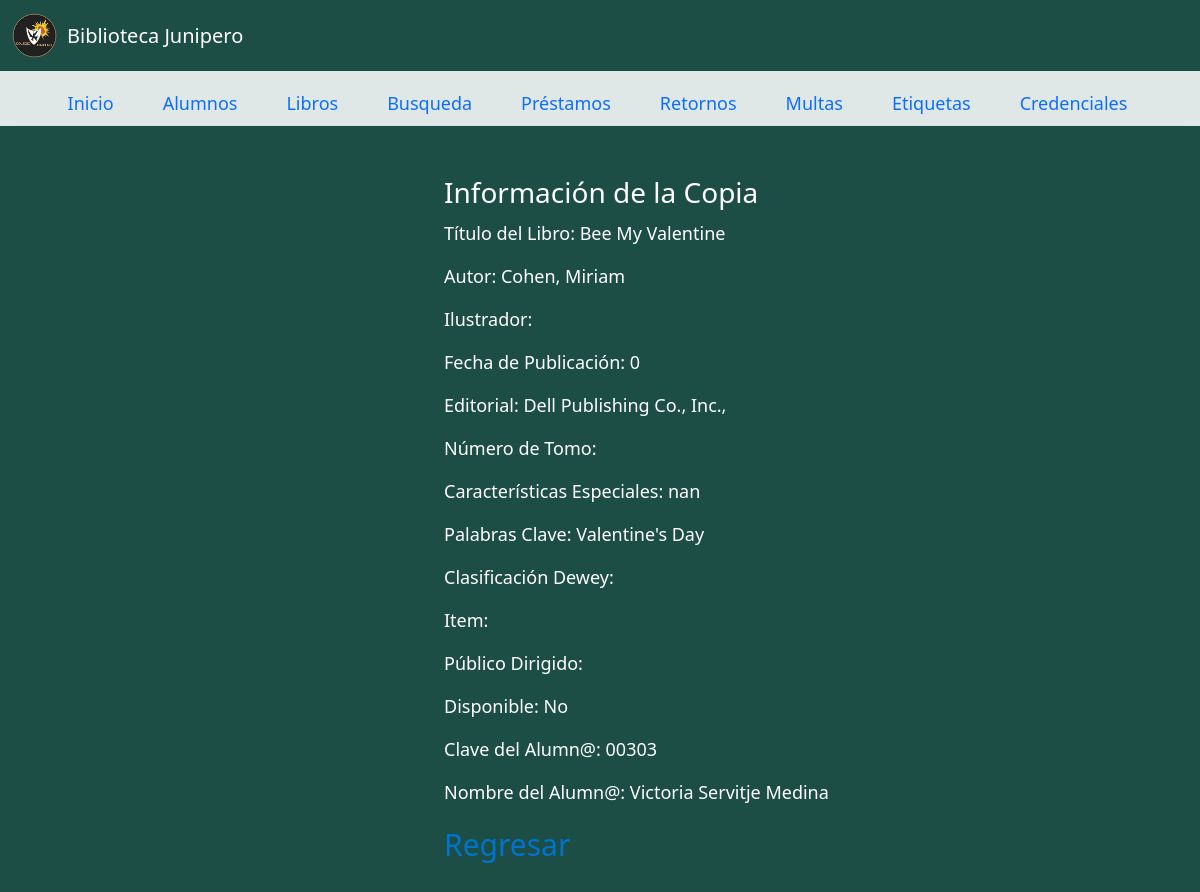
Screenshot of /busqueda/303 with the database file from the repository.
### biblio_app/models.py (models this page shows, shortened)
class Copia(models.Model):
    clavecopia = models.AutoField(primary_key=True)  # Autogenerar un entero para la clave de copia
    codigolibro = models.ForeignKey(Libro, on_delete=models.CASCADE)  # Llave foránea de Libro
    disponible = models.BooleanField(default=True)
    clavealumno = models.ForeignKey('Alumno', null=True, blank=True, on_delete=models.SET_NULL)

class Libro(models.Model):
    codigolibro = models.AutoField(primary_key=True)  # Autogenerar un entero para el código del libro
    titulo = models.CharField(max_length=128)
    autor = models.CharField(max_length=240)
    ilustrador = models.CharField(max_length=100, null=True, blank=True)
    fechapublicacion = models.IntegerField(null=True, blank=True)
    editorial = models.CharField(max_length=100)
    numerotomo = models.CharField(max_length=100, null=True, blank=True)
    caracteristicasespeciales = models.TextField(null=True, blank=True)
    dewy = models.CharField(max_length=45, null=True, blank=True)  # Cambio de nombre a 'dewy'
    item = models.CharField(max_length=45, null=True, blank=True)  # Cambio de nombre a 'dewy'
    publicodirigido = models.CharField(max_length=45, null=True, blank=True)
    palabrasclave = models.TextField(null=True, blank=True)

class Alumno(models.Model):
    clave = models.AutoField(primary_key=True)
    nombre = models.CharField(max_length=50)
    apellido = models.CharField(max_length=50)
    grupo = models.IntegerField()
    clase = models.CharField(max_length=10, null=True, blank=True)
    sacalibro = models.BooleanField(default=False)

### biblio_app/views.py (the view)
# urls.py: path('busqueda/<int:clavecopia>', busqeda_detalle, name='busqueda_detalle'),
def busqeda_detalle(request, clavecopia):
    copia_obj = get_object_or_404(Copia, clavecopia=clavecopia)
    return render(request, 'busquedadetalle.html', {'copia': copia_obj})

### biblio_app/templates/busquedadetalle.html (shortened to what this page needs)
<!DOCTYPE html>
{% extends "index.html" %}
{% load static %}
{% block main_content %}
<div class="content-container">
    <h3>Información de la Copia</h3>
    <p>Título del Libro: {{ copia.codigolibro.titulo }}</p>
    <p>Autor: {{ copia.codigolibro.autor }}</p>
    <p>Ilustrador: {{ copia.codigolibro.ilustrador }}</p>
    <p>Fecha de Publicación: {{ copia.codigolibro.fechapublicacion }}</p>
    <p>Editorial: {{ copia.codigolibro.editorial }}</p>
    <p>Número de Tomo: {{ copia.codigolibro.numerotomo }}</p>
    <p>Características Especiales: {{ copia.codigolibro.caracteristicasespeciales }}</p>
    <p>Palabras Clave: {{ copia.codigolibro.palabrasclave }}</p>
    <p>Clasificación Dewey: {{ copia.codigolibro.dewy }}</p>
    <p>Item: {{ copia.codigolibro.item }}</p>
    <p>Público Dirigido: {{ copia.codigolibro.publicodirigido }}</p>
    <p>Disponible: {% if copia.disponible %}Sí{% else %}No{% endif %}</p>
    {% if not copia.disponible %}
    <p>Clave del Alumn@: {{ copia.clavealumno.clave|stringformat:"05d" }}</p>
    <p>Nombre del Alumn@: {{ copia.clavealumno.nombre }} {{ copia.clavealumno.apellido }}</p>
    {% endif %}
    <a href="/busqueda">Regresar</a>
</div>
{% endblock %}

### biblio_app/templates/busquedadetalle.html (style rules this page uses)
body { background-color: #1C4E46; color: white; font-size: 18px; }
h3 { margin-bottom: 10px; }
p { color: white; text-align: left; }
a { color: #0074cc; text-decoration: none; margin-right: 10px; font-size: 30px; }
.content-container { display: flex; flex-direction: column; margin-left: 37%; margin-top: 50px; min-height: 100vh; }

### rows the page displays
Copia: codigolibro.titulo "Bee My Valentine", codigolibro.autor "Cohen, Miriam", codigolibro.fechapublicacion "0", codigolibro.editorial "Dell Publishing Co., Inc.,", codigolibro.caracteristicasespeciales "nan", codigolibro.palabrasclave "Valentine's Day", clavealumno.clave "00303", clavealumno.nombre "Victoria", clavealumno.apellido "Servitje Medina"
